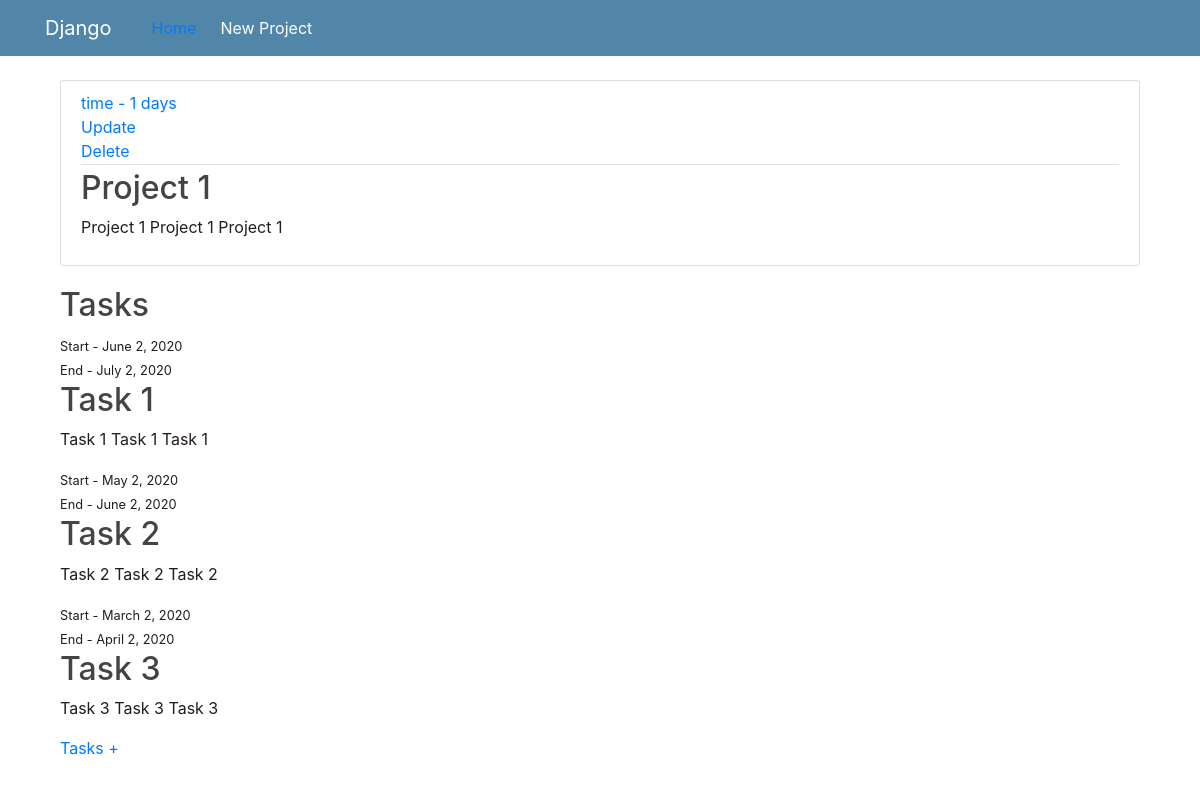
The app's page /project/3/ with its own data.
### project/models.py (models this page shows, shortened)
class Project(models.Model):
    project_title = models.CharField(max_length=200)
    project_description = models.TextField()
    project_duration =models.IntegerField(default=0)
    def __str__(self):
        return self.project_title

class Task(models.Model):
    task_name = models.CharField(max_length=200)
    task_description = models.TextField()
    task_start = models.DateField()
    task_end = models.DateField()
    project_id = models.ForeignKey('Project',on_delete=models.CASCADE,null=True)
    def __str__(self):
        return self.task_name

### project/views.py (the view)
# urls.py: path('project/<int:pk>/',ProjectDetailView.as_view(),name = 'project-detail'),
class ProjectDetailView(DetailView):
    model = Project
    template_name = 'project/project_detail.html'
    def get_context_data(self, **kwargs):
        context = super().get_context_data(**kwargs)
        context["tasks"] = Task.objects.all()
        print(context)
        return context

### project/templates/project/project_detail.html
{% extends 'project/base.html' %}
{% block content %}
    <article class="media content-section">
        <div class="media-body">
          <div class="article-metadata">
            <a href="#">time - {{ object.project_duration }} days</a><br>
            <a  href="{% url 'project-update' object.id %}">Update</a><br>
            <a  href="{% url 'project-delete' object.id %}">Delete</a>
          </div>
          <h2 class="article-title">{{ object.project_title }}</h2>
          <p class="article-content">{{ object.project_description }}</p>
        </div>
      </article>
      <h2>Tasks</h2>
        {% for task in tasks %}
            <article >
              <div >
                <div >
                  <small class="mr-2" href="#">Start - {{ task.task_start }} <br> End  - {{ task.task_end }} </small>
                </div>
                <h2><a class="article-title" href="{% url 'task-detail' pk=task.id  %}">{{ task.task_name }}</a></h2>
                <p class="article-content">{{ task.task_description }}</p>
              </div>
            </article>
        {% endfor %}
        <div class="media-body">
          <a href="{% url 'task-create' object.id %}">Tasks +</a>
        </div>
{% endblock content %}

### project/templates/project/base.html (shortened to what this page needs)
{% load static %}
<!DOCTYPE html>
<html lang="en">
<head>
     <link rel="stylesheet" href="https://maxcdn.bootstrapcdn.com/bootstrap/4.0.0/css/bootstrap.min.css">
     <link rel="stylesheet" type="text/css" href="{% static 'project/main.css' %}">
</head>
<body>
    <header class="site-header">
        <nav class="navbar navbar-expand-md navbar-dark bg-steel fixed-top">
          <div class="container">
            <a class="navbar-brand mr-4" href="{% url 'project-home' %}">Django</a>
            <div class="collapse navbar-collapse" id="navbarToggle">
              <div>
                <a class="nav-item nav-link" href="{% url 'project-home' %}">Home</a>
              </div>
              <div class="navbar-nav">
                <a class="nav-item nav-link" href="{% url 'project-create' %}">New Project</a>
              </div>
            </div>
          </div>
        </nav>
      </header>
      <main role="main" class="container">
        <div>
          <div class="col-md-12">
            {% block content %}{% endblock %}
          </div>
        </div>
      </main>
</body>
</html>

### project/static/project/main.css (style rules this page uses)
body { background: #ffffff; color: #241d1d; margin-top: 5rem; }
h1, h2, h3, h4, h5, h6 { color: #444444; }
.bg-steel { background-color: #5186a9; }
.site-header .navbar-nav .nav-link { color: #ffffff; }
.content-section { background: #ffffff; padding: 10px 20px; border: 1px solid #dddddd; border-radius: 3px; margin-bottom: 20px; }
.article-title { color: #444444; }
.article-content { white-space: pre-line; }
.article-metadata { padding-bottom: 1px; margin-bottom: 4px; border-bottom: 1px solid #e3e3e3 }

### records on screen
Project: project_duration "1", project_title "Project 1", project_description "Project 1 Project 1 Project 1"
Task: task_start "June 2, 2020", task_end "July 2, 2020", task_name "Task 1", task_description "Task 1 Task 1 Task 1"
Task: task_start "May 2, 2020", task_end "June 2, 2020", task_name "Task 2", task_description "Task 2 Task 2 Task 2"
Task: task_start "March 2, 2020", task_end "April 2, 2020", task_name "Task 3", task_description "Task 3 Task 3 Task 3"
